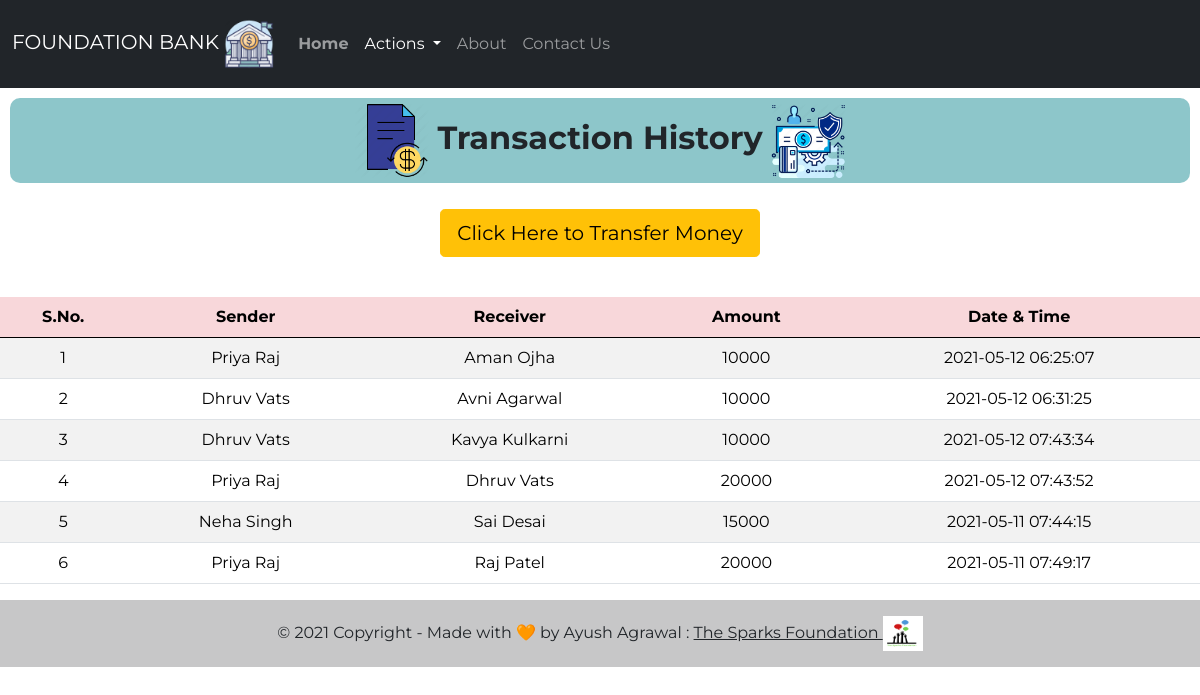
The page /history.php on the database its author committed.
### tables this page shows
CREATE TABLE `transaction` (
  `sno` int(3) NOT NULL,
  `sender` text NOT NULL,
  `receiver` text NOT NULL,
  `balance` int(8) NOT NULL,
  `datetime` datetime NOT NULL DEFAULT current_timestamp()
);

### history.php (the view, shortened to what this page needs)
<!doctype html>
<html lang="en">
<head>
    <link href="https://cdn.jsdelivr.net/npm/bootstrap@5.0.0-beta1/dist/css/bootstrap.min.css" rel="stylesheet"
>
    <link rel="stylesheet" href="css/style3.css">
</head>
<body>
    <nav class="navbar py-2 navbar-expand-lg navbar-dark bg-dark">
        <div class="container-fluid">
        <a class="navbar-brand" href="#">FOUNDATION BANK <img src="logos/logo.webp" alt="Bank" width="50" height="50"></a>
            <div class="collapse navbar-collapse" id="navbarSupportedContent">
                <ul class="navbar-nav me-auto mb-8 mb-lg-0">
                    <li class="nav-item py-3">
                        <a class="nav-link" aria-current="page" href="index.php"><strong>Home</strong></a>
                    </li>
                    <li class="nav-item dropdown py-3">
                        <a class="nav-link dropdown-toggle active" href="#" id="navbarDropdown" role="button"
                            data-bs-toggle="dropdown" aria-expanded="false">
                            Actions
                        </a>
                    </li>
                    <li class="nav-item py-3">
                        <a class="nav-link" href="https://www.thesparksfoundationsingapore.org/ "target="_blank">About</a>
                    </li>
                    <li class="nav-item py-3">
                        <a class="nav-link" href="contact.php">Contact Us</a>
                    </li>
                </ul>
            </div>
        </div>
    </nav>
<class class="welcome">
        <h2>
            <img src="logos/t1.png" alt="Bank" width="75" height="75" style="font-weight: bold;"> <strong>Transaction History</strong> <img
                src="logos/t2.webp" alt="Bank" width="75" height="75">
        </h2>
    </class>
<div class="d-grip gap-2 col-6 mx-auto text-center p-3 mb-2">
    <a href="money.php"><button type="button" class="btn btn-warning btn-lg mb-3">Click Here to Transfer Money</button></a>
</div>
       <div class="table-responsive-sm">
    <table class="table table-hover table-striped">
        <thead style="color : black;" class="table-danger">
            <tr>
                <th class="text-center">S.No.</th>
                <th class="text-center">Sender</th>
                <th class="text-center">Receiver</th>
                <th class="text-center">Amount</th>
                <th class="text-center">Date & Time</th>
            </tr>
        </thead>
        <tbody>
        <?php
include 'connect.php';
$sql ="SELECT * FROM transaction";
$query =mysqli_query($conn, $sql);
while($rows = mysqli_fetch_assoc($query))
{
?>
<tr style="color : black;">
            <td class="text-center py-2"><?php echo $rows['sno']; ?></td>
            <td class="text-center py-2"><?php echo $rows['sender']; ?></td>
            <td class="text-center py-2"><?php echo $rows['receiver']; ?></td>
            <td class="text-center py-2"><?php echo $rows['balance']; ?> </td>
            <td class="text-center py-2"><?php echo $rows['datetime']; ?> </td>
        <?php
}
        ?>
        </tbody>
    </table>
    </div>
    <div class="foot">
        <footer class="bg-light text-center text-lg-start">
            <div class="text-center p-3" style="background-color: rgba(0, 0, 0, 0.2)">
                © 2021 Copyright - Made with 🧡 by Ayush Agrawal :
                <a class="text-dark" href="https://www.thesparksfoundationsingapore.org/" target="_blank"> The Sparks
                    Foundation <img src="logos/tsf.png" alt="" width="40" height="35"></a>
            </div>
        </footer>
    </div>
</body>
</html>

### CSS/style3.css (style rules this page uses)
* { font-family: 'Montserrat', sans-serif; }
.welcome h2 { margin: 10px; padding: 5px; text-align: center; background-color:rgba(141, 198, 202, 0.993) ; border-radius: 10px; }

### rows shown on the page
transaction: sno "1", sender "Priya Raj", receiver "Aman Ojha", balance "10000", datetime "2021-05-12 06:25:07"
transaction: sno "2", sender "Dhruv Vats", receiver "Avni Agarwal", balance "10000", datetime "2021-05-12 06:31:25"
transaction: sno "3", sender "Dhruv Vats", receiver "Kavya Kulkarni", balance "10000", datetime "2021-05-12 07:43:34"
transaction: sno "4", sender "Priya Raj", receiver "Dhruv Vats", balance "20000", datetime "2021-05-12 07:43:52"
transaction: sno "5", sender "Neha Singh", receiver "Sai Desai", balance "15000", datetime "2021-05-11 07:44:15"
transaction: sno "6", sender "Priya Raj", receiver "Raj Patel", balance "20000", datetime "2021-05-11 07:49:17"
